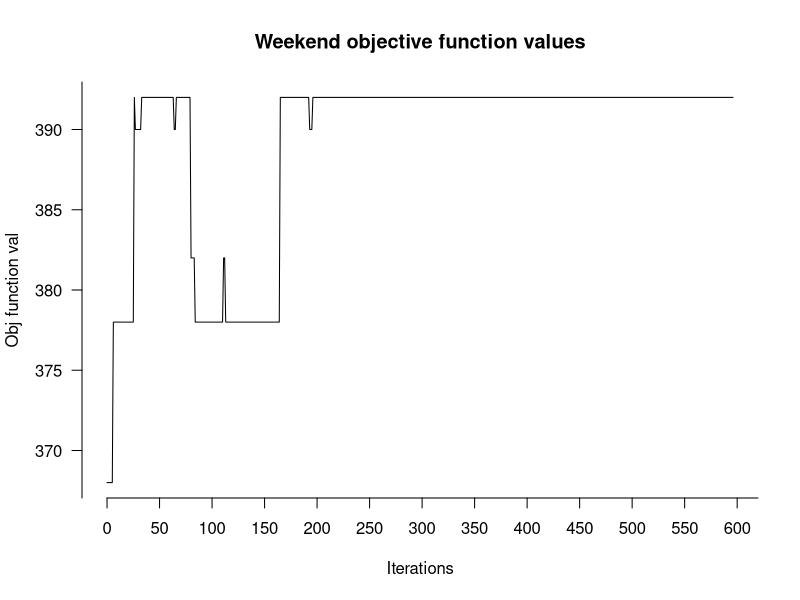

Source code (R):
res <- read.csv("obj_func_val.csv", header=TRUE, sep=",")
par(mfrow=c(1,1))
plot(res[,1], res[,2], xlab = "Iterations", ylab="Obj function val",type="l", main="Weekend objective function values", axes=F)
axis(1, at=seq(0,length(res[,1])+100,50),labels=seq(0,length(res[,1])+100,50), las=0)
axis(2, at=seq(0,length(res[,2]),5),labels=seq(0,length(res[,2]),5), las=2)

